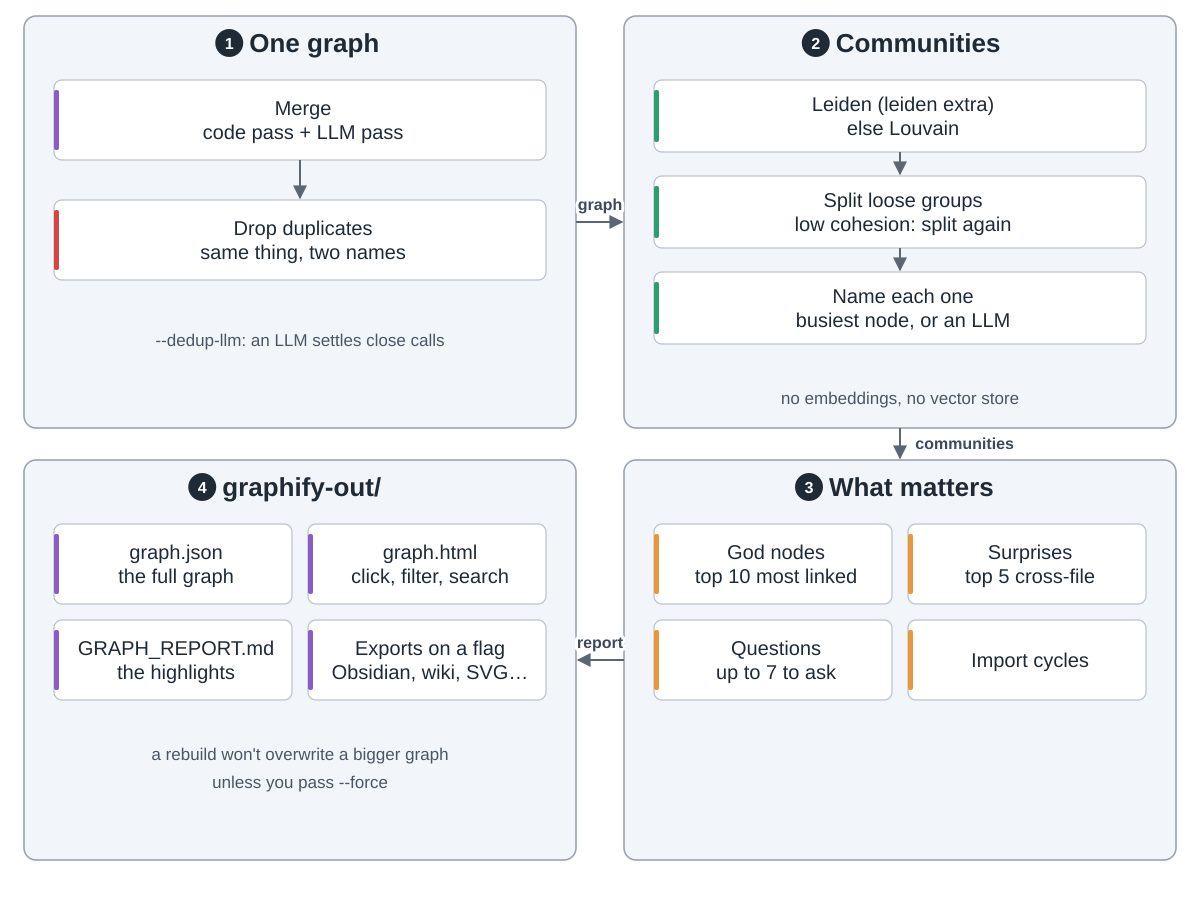

The Python source for this figure:
"""graphify step 3: build the map and write the outputs.  Drawn from the graphify repo
(https://github.com/Graphify-Labs/graphify, graphify/build.py build() with dedup on by default and
--dedup-llm tiebreaker; graphify/dedup.py; graphify/cluster.py (Leiden via graspologic, Louvain fallback,
low-cohesion re-split, label_communities_by_hub); graphify/analyze.py god_nodes top_n=10,
surprising_connections top_n=5, suggest_questions top_n=7, find_import_cycles; graphify/skill.md Steps
4-6b (html community view over 5000 nodes, exports only on their flags, shrink guard); README.md
"Common commands"; pyproject.toml extras leiden, svg, neo4j; commit 35adf43).  Run: python3 cluster.py

Snake order: 1 one graph (top left) -> 2 communities (top right) -> 3 what matters (bottom right)
-> 4 graphify-out (bottom left)."""
import sys
from pathlib import Path

sys.path.insert(0, str(Path(__file__).resolve().parents[2] / "tools"))
from archdiagram import Diagram  # noqa: E402

L, R, W = 24, 624, 552
T1, H1 = 16, 412
T2, H2 = 460, 400


def col(x, top, cards, h=72, gap=24, arrows=True):
    """One column of wide cards, top to bottom, optionally joined by arrows."""
    for i, (lbl, kind) in enumerate(cards):
        y = top + 64 + i * (h + gap)
        d.card(x + 30, y, lbl, kind, w=492, h=h)
        if arrows and i:
            d.arrow(f"M{x + W / 2} {y - gap}V{y - 2}")


def grid(x, top, cards, h=80, gap=16, y0=64):
    """Two columns of cards, filled row by row."""
    for i, (lbl, kind) in enumerate(cards):
        d.card(x + 30 + (i % 2) * 254, top + y0 + (i // 2) * (h + gap), lbl, kind, w=238, h=h)


def handoffs(a, b, c, ya=T1 + 206, yc=T2 + 200):
    """Arrows between the four groups in snake order, with what each one carries."""
    if a:
        d.arrow(f"M{L + W} {ya}H{R - 2}", label=a, at=(600, ya - 12))
    if b:
        d.arrow(f"M{R + W / 2} {T1 + H1}V{T2 - 2}", label=b, at=(R + W / 2 + 14 + len(b) * 4.6, T1 + H1 + 21))
    if c:
        d.arrow(f"M{R} {yc}H{L + W + 2}", label=c, at=(600, yc - 12))


d = Diagram("graphify step 3: build the map",
            "1 One graph: build() merges the code pass and the LLM pass into one NetworkX graph, then drops "
            "duplicates, the same thing found under two names; --dedup-llm lets an LLM settle close calls. "
            "2 Communities: Leiden groups nodes that link a lot (leiden extra; otherwise Louvain from NetworkX). "
            "Weak, loose groups are split again. Each one is named after its busiest node, or by an LLM. "
            "No embeddings, no vector store. "
            "3 What matters: the 10 most linked nodes (god nodes), the 5 most surprising cross-file links, up "
            "to 7 suggested questions, and import cycles. "
            "4 graphify-out: graph.json, graph.html (a community view above 5,000 nodes), GRAPH_REPORT.md, and "
            "exports only on a flag: Obsidian, wiki, SVG (svg extra), GraphML, Neo4j. A rebuild will not "
            "overwrite a bigger graph without --force.")

d.group(L, T1, W, H1, "One graph", 1)
col(L, T1, [("Merge|code pass + LLM pass", "write"),
            ("Drop duplicates|same thing, two names", "review")], h=80, gap=40)
d.note(L + W / 2, T1 + 330, "--dedup-llm: an LLM settles close calls")

d.group(R, T1, W, H1, "Communities", 2)
col(R, T1, [("Leiden (leiden extra)|else Louvain", "plan"),
            ("Split loose groups|low cohesion: split again", "plan"),
            ("Name each one|busiest node, or an LLM", "plan")])
d.note(R + W / 2, T1 + 388, "no embeddings, no vector store")

d.group(R, T2, W, H2, "What matters", 3)
grid(R, T2, [("God nodes|top 10 most linked", "critic"), ("Surprises|top 5 cross-file", "critic"),
             ("Questions|up to 7 to ask", "critic"), ("Import cycles", "critic")])

d.group(L, T2, W, H2, "graphify-out/", 4)
grid(L, T2, [("graph.json|the full graph", "write"), ("graph.html|click, filter, search", "write"),
             ("GRAPH_REPORT.md|the highlights", "write"), ("Exports on a flag|Obsidian, wiki, SVG…", "write")])
d.note(L + W / 2, T2 + 300, "a rebuild won't overwrite a bigger graph")
d.note(L + W / 2, T2 + 328, "unless you pass --force")

handoffs("graph", "communities", "report")
d.save(Path(__file__).with_name("cluster.svg"))
